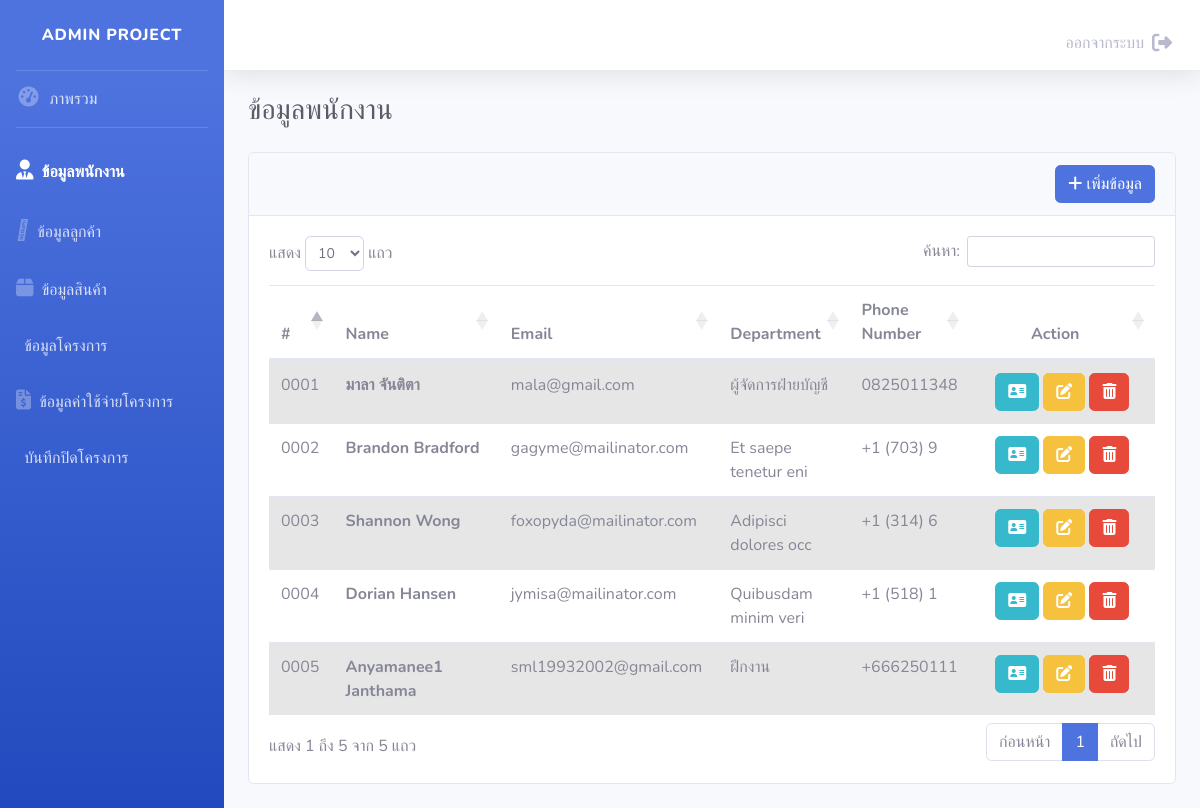
Screenshot of /html/employee.php (signed in) with the database file from the repository.
### tables this page shows
CREATE TABLE `employee` (
  `emp_id` varchar(4) NOT NULL,
  `emp_firstname` varchar(20) NOT NULL,
  `emp_lastname` varchar(20) NOT NULL,
  `emp_address` varchar(50) NOT NULL,
  `emp_subdis` varchar(20) NOT NULL,
  `emp_district` varchar(30) NOT NULL,
  `emp_province` varchar(30) NOT NULL,
  `emp_postcode` varchar(5) NOT NULL,
  `emp_phone` varchar(10) NOT NULL,
  `emp_email` varchar(50) NOT NULL,
  `emp_startworking` date NOT NULL,
  `emp_password` varchar(20) NOT NULL,
  `emp_department` varchar(30) NOT NULL,
  `void` int(1) NOT NULL
);

### html/employee.php (the view, shortened to what this page needs)
<?php
include("connect.php");
$data = mysqli_query($conn, "SELECT * from employee WHERE void = 0 ORDER BY emp_id");
include("header.php");
?>
<div id="wrapper">
    <?php include("sidebar.php"); ?>
    <div id="content-wrapper" class="d-flex flex-column">
        <div id="content">
            <?php include("topbar.php") ?>
            <div class="container-fluid">
                <div class="d-sm-flex align-items-center justify-content-between mb-4">
                    <h1 class="h3 mb-0 text-gray-800">ข้อมูลพนักงาน</h1>
                </div>
                <div class="row">
                    <div class="col-12 order-2 order-md-3 order-lg-2 mb-4">
                        <div class="card">
                            <div class="card-header">
                                <div class="d-flex justify-content-end">
                                    <a href="crud_employee.php?xCase=1" class="btn btn-primary"><i class="fa-solid fa-plus me-2"></i> เพิ่มข้อมูล</a>
                                </div>
                            </div>
                            <div class="">
                                <div class="card-body">
                                    <table id="myTable" class="table table-striped">
                                        <thead>
                                            <tr>
                                                <th>#</th>
                                                <th width="150px">Name</th>
                                                <th>Email</th>
                                                <th>Department</th>
                                                <th>Phone Number</th>
                                                <th class="text-center" style="width: 200px;">Action</th>
                                            </tr>
                                        </thead>
                                        <tbody>
                                            <?php
                                            if (mysqli_num_rows($data) > 0) {
                                                while ($row = mysqli_fetch_assoc($data)) {
                                            ?>
                                                    <tr>
                                                        <td><?php echo $row['emp_id']; ?></td>
                                                        <th><?php echo $row['emp_firstname'], " ", $row['emp_lastname']; ?>
                                                        </th>
                                                        <td><?php echo $row['emp_email']; ?></td>
                                                        <td><?php echo $row['emp_department']; ?></td>
                                                        <td><?php echo $row['emp_phone']; ?></td>
                                                        <td class="text-center">
                                                            <a href="crud_employee.php?xCase=4&id=<?php echo $row['emp_id'] ?>" name="btn_view" class="btn btn-info"><i class="fa-solid fa-address-card"></i></a>
                                                            <a href="crud_employee.php?xCase=2&id=<?php echo $row['emp_id'] ?>" name="btn_edit" class="btn btn-warning edit_sale"><i class="fa-solid fa-pen-to-square"></i></a>
                                                            <a href="crud_employee.php?xCase=3&id=<?php echo $row['emp_id'] ?>" name="btn_delete" class="btn btn-danger"><i class="fa-solid fa-trash-can"></i></a>
                                                        </td>
                                                    </tr>
                                            <?php
                                                }
                                            }
                                            ?>
                                        </tbody>
                                    </table>
                                </div>
                            </div>
                        </div>
                    </div>
                </div>
            </div>
            <?php include("footer.php"); ?>

### html/header.php (shortened to what this page needs)
<!DOCTYPE html>
<html lang="en" class="light-style layout-menu-fixed" dir="ltr" data-theme="theme-default" data-assets-path="../assets/" data-template="vertical-menu-template-free">
<head>
    <link href="../vendor/fontawesome-free/css/all.min.css" rel="stylesheet" type="text/css">
    <link href="../css/sb-admin-2.css" rel="stylesheet">
    <link href="https://cdn.datatables.net/1.13.5/css/dataTables.bootstrap5.min.css" rel="stylesheet" />
    <link rel="stylesheet" href="https://cdn.jsdelivr.net/npm/sweetalert2@11.0.20/dist/sweetalert2.min.css">
</head>
<body>

### html/sidebar.php (shortened to what this page needs)
<?php
$currentPage = basename($_SERVER['PHP_SELF']);
?>
<ul class="navbar-nav bg-gradient-primary sidebar sidebar-dark accordion" id="accordionSidebar">
    <a class="sidebar-brand d-flex align-items-center justify-content-center" href="dashboard.php">
        <div class="sidebar-brand-text mx-3">Admin Project</div>
    </a>
    <hr class="sidebar-divider my-0">
    <li class="nav-item <?php echo ($currentPage == 'dashboard.php') ? "active" : ""; ?>">
        <a class="nav-link" href="dashboard.php">
            <i class="fas fa-fw fa-tachometer-alt fs-5"></i>
            <span class="fs-6">ภาพรวม</span></a>
    </li>
    <hr class="sidebar-divider">
    <li class="nav-item <?php echo ($currentPage == 'employee.php' || $currentPage == 'crud_employee.php') ? "active" : ""; ?>">
        <a class="nav-link" href="employee.php">
            <i class="fa-solid fa-user-tie fs-5"></i>
            <span class="fs-6">ข้อมูลพนักงาน</span>
        </a>
    </li>
    <li class="nav-item <?php echo ($currentPage == 'customer.php' || $currentPage == 'crud_customer.php') ? "active" : ""; ?>">
        <a class="nav-link" href="customer.php">
            <i class="fa-duotone fa-users fs-5"></i>
            <span class="fs-6">ข้อมูลลูกค้า</span>
        </a>
    </li>
    <li class="nav-item <?php echo ($currentPage == 'stock.php' || $currentPage == 'crud_stock.php') ? "active" : ""; ?>">
        <a class="nav-link" href="stock.php">
            <i class="fa-solid fa-box fs-5"></i>
            <span class="fs-6">ข้อมูลสินค้า</span>
        </a>
    </li>
    <li class="nav-item <?php echo ($currentPage == 'project.php' || $currentPage == 'crud_project.php') ? "active" : ""; ?>">
        <a class="nav-link" href="project.php">
            <span class="fs-6">ข้อมูลโครงการ</span>
        </a>
    </li>
    <li class="nav-item <?php echo ($currentPage == 'receipt.php' || $currentPage == 'crud_receipt.php') ? "active" : ""; ?>">
        <a class="nav-link" href="receipt.php">
            <i class="fa-solid fa-file-invoice-dollar fs-5"></i>
            <span class="fs-6">ข้อมูลค่าใช้จ่ายโครงการ</span>
        </a>
    </li>
    <li class="nav-item <?php echo ($currentPage == 'project_close.php' || $currentPage == 'crud_close.php') ? "active" : ""; ?>">
        <a class="nav-link" href="project_close.php">
            <span class="fs-6">บันทึกปิดโครงการ</span>
        </a>
    </li>
</ul>

### html/topbar.php (shortened to what this page needs)
<nav class="navbar navbar-light bg-white topbar mb-4 static-top shadow">
    <ul class="navbar-nav ml-auto">
        <li class="nav-item dropdown no-arrow">
            <a class="nav-link text-gray-500" href="logout.php">
                <span class="fs-6 mr-2">ออกจากระบบ</span>
                <i class="fas fa-sign-out-alt fs-5 "></i>
            </a>
        </li>
    </ul>
</nav>

### html/footer.php (shortened to what this page needs)
</div>
</body>
</html>

### rows the page displays
employee: emp_id "0001", emp_firstname "มาลา", emp_lastname "จันติตา", emp_email "mala@gmail.com", emp_department "ผู้จัดการฝ่ายบัญชี", emp_phone "0825011348"
employee: emp_id "0002", emp_firstname "Brandon", emp_lastname "Bradford", emp_email "gagyme@mailinator.com", emp_department "Et saepe tenetur eni", emp_phone "+1 (703) 9"
employee: emp_id "0003", emp_firstname "Shannon", emp_lastname "Wong", emp_email "foxopyda@mailinator.com", emp_department "Adipisci dolores occ", emp_phone "+1 (314) 6"
employee: emp_id "0004", emp_firstname "Dorian", emp_lastname "Hansen", emp_email "jymisa@mailinator.com", emp_department "Quibusdam minim veri", emp_phone "+1 (518) 1"
employee: emp_id "0005", emp_firstname "Anyamanee1", emp_lastname "Janthama", emp_email "sml19932002@gmail.com", emp_department "ฝึกงาน", emp_phone "+666250111"
